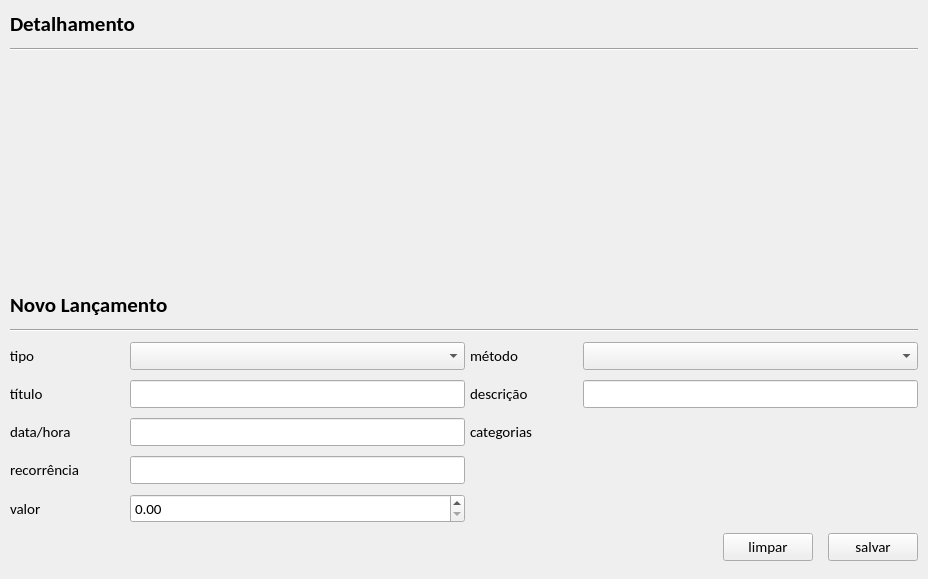
<?xml version="1.0" encoding="UTF-8"?>
<ui version="4.0">
 <class>Registros</class>
 <widget class="QWidget" name="Registros">
  <property name="geometry">
   <rect>
    <x>0</x>
    <y>0</y>
    <width>928</width>
    <height>579</height>
   </rect>
  </property>
  <property name="font">
   <font>
    <family>Calibri</family>
    <pointsize>11</pointsize>
   </font>
  </property>
  <property name="windowTitle">
   <string>Form</string>
  </property>
  <layout class="QVBoxLayout" name="verticalLayout">
   <property name="spacing">
    <number>0</number>
   </property>
   <property name="leftMargin">
    <number>0</number>
   </property>
   <property name="topMargin">
    <number>0</number>
   </property>
   <property name="rightMargin">
    <number>0</number>
   </property>
   <property name="bottomMargin">
    <number>0</number>
   </property>
   <item>
    <widget class="QScrollArea" name="scrollArea">
     <property name="frameShape">
      <enum>QFrame::NoFrame</enum>
     </property>
     <property name="widgetResizable">
      <bool>true</bool>
     </property>
     <widget class="QWidget" name="scrollAreaWidgetContents">
      <property name="geometry">
       <rect>
        <x>0</x>
        <y>0</y>
        <width>928</width>
        <height>579</height>
       </rect>
      </property>
      <layout class="QVBoxLayout" name="verticalLayout_2">
       <property name="spacing">
        <number>10</number>
       </property>
       <property name="leftMargin">
        <number>0</number>
       </property>
       <property name="topMargin">
        <number>0</number>
       </property>
       <property name="rightMargin">
        <number>0</number>
       </property>
       <property name="bottomMargin">
        <number>0</number>
       </property>
       <item>
        <widget class="QWidget" name="widDetalhamento" native="true">
         <layout class="QVBoxLayout" name="verticalLayout_4">
          <property name="spacing">
           <number>10</number>
          </property>
          <property name="leftMargin">
           <number>10</number>
          </property>
          <property name="topMargin">
           <number>10</number>
          </property>
          <property name="rightMargin">
           <number>10</number>
          </property>
          <property name="bottomMargin">
           <number>10</number>
          </property>
          <item>
           <widget class="QWidget" name="widget_6" native="true">
            <layout class="QHBoxLayout" name="horizontalLayout_3">
             <property name="leftMargin">
              <number>0</number>
             </property>
             <property name="topMargin">
              <number>0</number>
             </property>
             <property name="rightMargin">
              <number>0</number>
             </property>
             <property name="bottomMargin">
              <number>0</number>
             </property>
             <item>
              <widget class="QLabel" name="label_10">
               <property name="font">
                <font>
                 <pointsize>16</pointsize>
                 <weight>75</weight>
                 <bold>true</bold>
                </font>
               </property>
               <property name="text">
                <string>Detalhamento</string>
               </property>
              </widget>
             </item>
             <item>
              <spacer name="horizontalSpacer_3">
               <property name="orientation">
                <enum>Qt::Horizontal</enum>
               </property>
               <property name="sizeHint" stdset="0">
                <size>
                 <width>40</width>
                 <height>20</height>
                </size>
               </property>
              </spacer>
             </item>
             <item>
              <widget class="QPushButton" name="pushButton_7">
               <property name="cursor">
                <cursorShape>PointingHandCursor</cursorShape>
               </property>
               <property name="styleSheet">
                <string notr="true">p</string>
               </property>
               <property name="text">
                <string/>
               </property>
               <property name="icon">
                <iconset>
                 <normalon>:/root/icons/Trash 2.png</normalon>
                </iconset>
               </property>
               <property name="iconSize">
                <size>
                 <width>18</width>
                 <height>18</height>
                </size>
               </property>
               <property name="default">
                <bool>false</bool>
               </property>
               <property name="flat">
                <bool>true</bool>
               </property>
              </widget>
             </item>
            </layout>
           </widget>
          </item>
          <item>
           <widget class="Line" name="line_2">
            <property name="orientation">
             <enum>Qt::Horizontal</enum>
            </property>
           </widget>
          </item>
          <item>
           <widget class="QWidget" name="widget_5" native="true">
            <property name="minimumSize">
             <size>
              <width>0</width>
              <height>200</height>
             </size>
            </property>
           </widget>
          </item>
         </layout>
        </widget>
       </item>
       <item>
        <widget class="QWidget" name="widNovoLancamento" native="true">
         <layout class="QVBoxLayout" name="verticalLayout_3">
          <property name="spacing">
           <number>10</number>
          </property>
          <property name="leftMargin">
           <number>10</number>
          </property>
          <property name="topMargin">
           <number>10</number>
          </property>
          <property name="rightMargin">
           <number>10</number>
          </property>
          <property name="bottomMargin">
           <number>10</number>
          </property>
          <item>
           <widget class="QWidget" name="widget" native="true">
            <layout class="QHBoxLayout" name="horizontalLayout">
             <property name="leftMargin">
              <number>0</number>
             </property>
             <property name="topMargin">
              <number>0</number>
             </property>
             <property name="rightMargin">
              <number>0</number>
             </property>
             <property name="bottomMargin">
              <number>0</number>
             </property>
             <item>
              <widget class="QLabel" name="label">
               <property name="font">
                <font>
                 <pointsize>16</pointsize>
                 <weight>75</weight>
                 <bold>true</bold>
                </font>
               </property>
               <property name="text">
                <string>Novo Lançamento</string>
               </property>
              </widget>
             </item>
             <item>
              <spacer name="horizontalSpacer_2">
               <property name="orientation">
                <enum>Qt::Horizontal</enum>
               </property>
               <property name="sizeHint" stdset="0">
                <size>
                 <width>40</width>
                 <height>20</height>
                </size>
               </property>
              </spacer>
             </item>
             <item>
              <widget class="QPushButton" name="pushButton">
               <property name="cursor">
                <cursorShape>PointingHandCursor</cursorShape>
               </property>
               <property name="styleSheet">
                <string notr="true">p</string>
               </property>
               <property name="text">
                <string/>
               </property>
               <property name="icon">
                <iconset>
                 <normalon>:/root/icons/Trash 2.png</normalon>
                </iconset>
               </property>
               <property name="iconSize">
                <size>
                 <width>18</width>
                 <height>18</height>
                </size>
               </property>
               <property name="default">
                <bool>false</bool>
               </property>
               <property name="flat">
                <bool>true</bool>
               </property>
              </widget>
             </item>
            </layout>
           </widget>
          </item>
          <item>
           <widget class="Line" name="line">
            <property name="orientation">
             <enum>Qt::Horizontal</enum>
            </property>
           </widget>
          </item>
          <item>
           <widget class="QWidget" name="widget_2" native="true">
            <property name="styleSheet">
             <string notr="true"/>
            </property>
            <layout class="QGridLayout" name="gridLayout">
             <property name="leftMargin">
              <number>0</number>
             </property>
             <property name="topMargin">
              <number>0</number>
             </property>
             <property name="rightMargin">
              <number>0</number>
             </property>
             <property name="bottomMargin">
              <number>0</number>
             </property>
             <property name="horizontalSpacing">
              <number>5</number>
             </property>
             <property name="verticalSpacing">
              <number>10</number>
             </property>
             <item row="2" column="5" rowspan="3">
              <widget class="QWidget" name="widget_3" native="true"/>
             </item>
             <item row="1" column="5">
              <widget class="QLineEdit" name="lineEdit_5"/>
             </item>
             <item row="0" column="2">
              <widget class="QComboBox" name="comboBox"/>
             </item>
             <item row="3" column="0">
              <widget class="QLabel" name="label_5">
               <property name="text">
                <string>recorrência</string>
               </property>
              </widget>
             </item>
             <item row="0" column="5">
              <widget class="QComboBox" name="comboBox_2"/>
             </item>
             <item row="1" column="2">
              <widget class="QLineEdit" name="lineEdit"/>
             </item>
             <item row="2" column="0">
              <widget class="QLabel" name="label_4">
               <property name="text">
                <string>data/hora</string>
               </property>
              </widget>
             </item>
             <item row="0" column="3">
              <widget class="QLabel" name="label_7">
               <property name="text">
                <string>método</string>
               </property>
              </widget>
             </item>
             <item row="4" column="0">
              <widget class="QLabel" name="label_6">
               <property name="text">
                <string>valor</string>
               </property>
              </widget>
             </item>
             <item row="1" column="3">
              <widget class="QLabel" name="label_8">
               <property name="text">
                <string>descrição</string>
               </property>
              </widget>
             </item>
             <item row="2" column="3">
              <widget class="QLabel" name="label_9">
               <property name="text">
                <string>categorias</string>
               </property>
              </widget>
             </item>
             <item row="4" column="2">
              <widget class="QDoubleSpinBox" name="doubleSpinBox"/>
             </item>
             <item row="0" column="0">
              <widget class="QLabel" name="label_2">
               <property name="text">
                <string>tipo</string>
               </property>
              </widget>
             </item>
             <item row="2" column="1">
              <widget class="QPushButton" name="pushButton_2">
               <property name="sizePolicy">
                <sizepolicy hsizetype="Fixed" vsizetype="Fixed">
                 <horstretch>0</horstretch>
                 <verstretch>0</verstretch>
                </sizepolicy>
               </property>
               <property name="cursor">
                <cursorShape>PointingHandCursor</cursorShape>
               </property>
               <property name="text">
                <string/>
               </property>
               <property name="icon">
                <iconset>
                 <normalon>Assets/icons/Info.png</normalon>
                </iconset>
               </property>
               <property name="iconSize">
                <size>
                 <width>18</width>
                 <height>18</height>
                </size>
               </property>
               <property name="flat">
                <bool>true</bool>
               </property>
              </widget>
             </item>
             <item row="2" column="2">
              <widget class="QLineEdit" name="lineEdit_2"/>
             </item>
             <item row="3" column="1">
              <widget class="QPushButton" name="pushButton_3">
               <property name="cursor">
                <cursorShape>PointingHandCursor</cursorShape>
               </property>
               <property name="text">
                <string/>
               </property>
               <property name="icon">
                <iconset>
                 <normalon>Assets/icons/Info.png</normalon>
                </iconset>
               </property>
               <property name="iconSize">
                <size>
                 <width>18</width>
                 <height>18</height>
                </size>
               </property>
               <property name="flat">
                <bool>true</bool>
               </property>
              </widget>
             </item>
             <item row="1" column="0">
              <widget class="QLabel" name="label_3">
               <property name="text">
                <string>título</string>
               </property>
              </widget>
             </item>
             <item row="2" column="4">
              <widget class="QPushButton" name="pushButton_4">
               <property name="sizePolicy">
                <sizepolicy hsizetype="Fixed" vsizetype="Fixed">
                 <horstretch>0</horstretch>
                 <verstretch>0</verstretch>
                </sizepolicy>
               </property>
               <property name="cursor">
                <cursorShape>PointingHandCursor</cursorShape>
               </property>
               <property name="text">
                <string/>
               </property>
               <property name="icon">
                <iconset>
                 <normalon>:/root/icons/Edit 2.png</normalon>
                </iconset>
               </property>
               <property name="iconSize">
                <size>
                 <width>18</width>
                 <height>18</height>
                </size>
               </property>
               <property name="flat">
                <bool>true</bool>
               </property>
              </widget>
             </item>
             <item row="3" column="2">
              <widget class="QLineEdit" name="lineEdit_3"/>
             </item>
             <item row="5" column="0" colspan="6">
              <widget class="QWidget" name="widget_4" native="true">
               <layout class="QHBoxLayout" name="horizontalLayout_2">
                <property name="spacing">
                 <number>15</number>
                </property>
                <property name="leftMargin">
                 <number>0</number>
                </property>
                <property name="topMargin">
                 <number>0</number>
                </property>
                <property name="rightMargin">
                 <number>0</number>
                </property>
                <property name="bottomMargin">
                 <number>0</number>
                </property>
                <item>
                 <spacer name="horizontalSpacer">
                  <property name="orientation">
                   <enum>Qt::Horizontal</enum>
                  </property>
                  <property name="sizeHint" stdset="0">
                   <size>
                    <width>40</width>
                    <height>20</height>
                   </size>
                  </property>
                 </spacer>
                </item>
                <item>
                 <widget class="QPushButton" name="btnLimpar">
                  <property name="minimumSize">
                   <size>
                    <width>90</width>
                    <height>0</height>
                   </size>
                  </property>
                  <property name="text">
                   <string>limpar</string>
                  </property>
                 </widget>
                </item>
                <item>
                 <widget class="QPushButton" name="btnSalvar">
                  <property name="minimumSize">
                   <size>
                    <width>90</width>
                    <height>0</height>
                   </size>
                  </property>
                  <property name="text">
                   <string>salvar</string>
                  </property>
                 </widget>
                </item>
               </layout>
              </widget>
             </item>
            </layout>
           </widget>
          </item>
         </layout>
        </widget>
       </item>
       <item>
        <spacer name="verticalSpacer">
         <property name="orientation">
          <enum>Qt::Vertical</enum>
         </property>
         <property name="sizeHint" stdset="0">
          <size>
           <width>20</width>
           <height>40</height>
          </size>
         </property>
        </spacer>
       </item>
      </layout>
     </widget>
    </widget>
   </item>
  </layout>
 </widget>
 <resources>
  <include location="Assets/resource.qrc"/>
 </resources>
 <connections/>
</ui>
